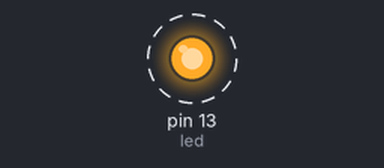
This sketch was run on a simulated Arduino Uno, built with avr-gcc and run on an emulated ATmega328P. Shown: output pins drawn as LEDs (lit = HIGH). Dashed ring = blinking.

Above: at 0.5 s.
Timing chart, 0 to 4.6 s (numbered marks = the images above):
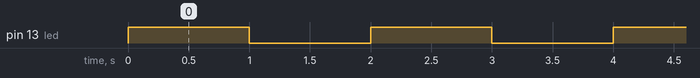

The sketch:

BlinkForever.ino
```cpp
/*
  BlinkForever
  Turns on an LED on for one second, then off for one second, repeatedly.

  The LED light stops flashing after it's flashed 100 times.
 */

// Pin 13 has an LED connected on most Arduino boards
int led = 13;

void setup() {
  pinMode(led, OUTPUT);
}

// the loop routine runs over and over again
void loop() {
  for (int i = 1; i < 101; i++) { // Sets the amount of times the LED should turn ON and OFF
    digitalWrite(led, HIGH);   // turn the LED on (HIGH is the voltage level)
    delay(1000);               // wait for a second
    digitalWrite(led, LOW);    // turn the LED off by making the voltage LOW
    delay(1000);              // wait again for a second
  }
}
```

Measured:
- by itself, pin 13 (led): alternates HIGH for 1.0 s and LOW for 1.0 s
